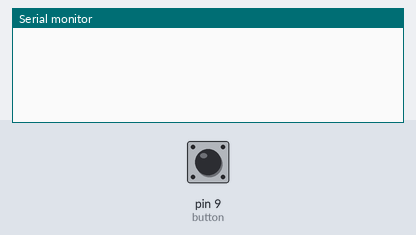
Recording of a sketch running on a simulated Arduino Uno, built with avr-gcc and run on an emulated ATmega328P. Shown: the last lines printed to the serial monitor. Inputs (shaded band) come from the test bench; at power-on: pin 9 (button) HIGH.

Above: at 1.2 s.
1.3 s: pin 9 (button) pulled LOW for 0.15 s
At 2.5 s:
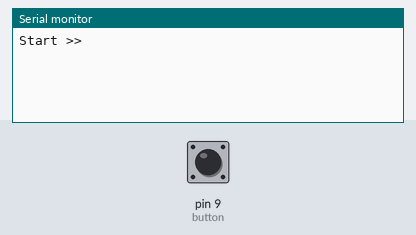
At 4.1 s:
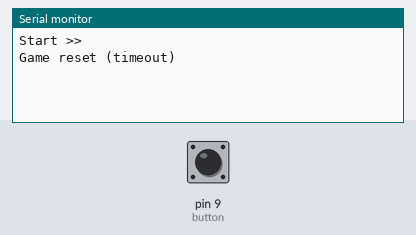

Measured:
- after the input at 1.3 s, the serial monitor: prints a new line at once (image 1)

The sketch:

one-second-game.ino
```cpp
#define button 9

// ---------- Timing ----------
const unsigned long timeout        = 2000000UL;  // 2 s
const unsigned long roundCooldown  = 400000UL;   // 400 ms

// ---------- State ----------
bool lastButtonState   = HIGH;   // INPUT_PULLUP
bool gameRunning       = false;
bool readyForNextRound = true;
bool waitForRelease    = false;

// ---------- Time stamps ----------
unsigned long lastPressTime = 0;
unsigned long nextRoundTime = 0;

void setup() {
  pinMode(button, INPUT_PULLUP);
  Serial.begin(115200);
}

void loop() {
  bool currentButtonState = digitalRead(button);
  unsigned long now = micros();

  // ---------- Wait until button is released ----------
  if (waitForRelease && currentButtonState == HIGH) {
    waitForRelease = false;
    readyForNextRound = false;   // cooldown must still expire
  }

  // ---------- Cooldown logic ----------
  // Waits a couple of miliseconds before initiating a new round
  if (!readyForNextRound &&
      !waitForRelease &&
      (now - nextRoundTime) >= roundCooldown) {
    readyForNextRound = true;
  }

  // ---------- Timeout ----------
  // This makes sure the game times out after 2 seconds of inactivity
  if (gameRunning && (now - lastPressTime) > timeout) {
    Serial.println("Game reset (timeout)");
    gameRunning = false;
    nextRoundTime = now;
    waitForRelease = true;
  }

  // ---------- Detect falling edge ----------
  // button was pressed and is not anymore
  if (lastButtonState == HIGH && currentButtonState == LOW) {

    // ----- First press: start round -----
    // Starts game
    if (!gameRunning && readyForNextRound) {
      gameRunning = true;
      lastPressTime = now;
      readyForNextRound = false;
      Serial.println("Start >>");
    }

    // ----- Second press: finish round -----
    // Here it is decided whether you won or lose after the second button press
    else if (gameRunning) {
      unsigned long delta = now - lastPressTime;

      // You only win if pressed the button between 0.95 and 1.05 seconds from the first press
      if (delta >= 950000UL && delta <= 1050000UL) {
        Serial.print("YOU WON: ");
        Serial.println(delta / 1000000.0);
      } // You lose if pressed the button between 0.5 and 0.95 seconds or over 1.05 seconds
      else if ((delta > 500000UL && delta < 950000UL) || delta > 1050000UL) {
        Serial.print("You lose: ");
        Serial.println(delta / 1000000.0);
      }
      // There is no prevision of pressing the button faster than 0.5 seconds
      // that prevents button bouncing from being detected as a new button press

      gameRunning = false;
      nextRoundTime = now;
      waitForRelease = true;
    }
  }

  lastButtonState = currentButtonState;
}
```
